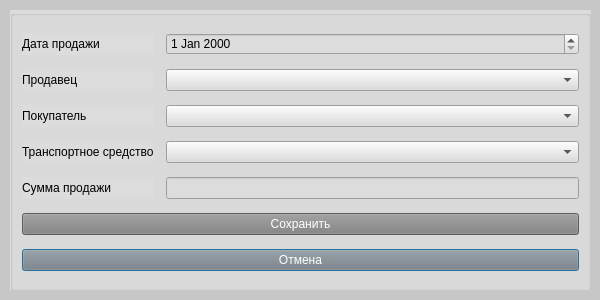
<?xml version="1.0" encoding="UTF-8"?>
<ui version="4.0">
 <class>SaleDialog</class>
 <widget class="QDialog" name="SaleDialog">
  <property name="geometry">
   <rect>
    <x>0</x>
    <y>0</y>
    <width>600</width>
    <height>300</height>
   </rect>
  </property>
  <property name="windowTitle">
   <string>Добавление продажи</string>
  </property>
  <property name="styleSheet">
   <string notr="true">background-color: rgb(199, 199, 199);
color: rgb(0, 0, 0);</string>
  </property>
  <widget class="QGroupBox" name="Group4">
   <property name="geometry">
    <rect>
     <x>10</x>
     <y>10</y>
     <width>581</width>
     <height>281</height>
    </rect>
   </property>
   <property name="styleSheet">
    <string notr="true">background-color: rgb(220, 220, 220);</string>
   </property>
   <layout class="QGridLayout" name="gridLayout">
    <item row="6" column="0">
     <widget class="QLabel" name="label_5">
      <property name="text">
       <string>Сумма продажи</string>
      </property>
     </widget>
    </item>
    <item row="8" column="0" colspan="3">
     <widget class="QPushButton" name="btnCancel">
      <property name="styleSheet">
       <string notr="true">background-color: rgb(128, 128, 128);
color: rgb(255, 255, 255);</string>
      </property>
      <property name="text">
       <string>Отмена</string>
      </property>
     </widget>
    </item>
    <item row="1" column="0">
     <widget class="QLabel" name="label_2">
      <property name="text">
       <string>Продавец</string>
      </property>
     </widget>
    </item>
    <item row="0" column="0">
     <widget class="QLabel" name="label">
      <property name="text">
       <string>Дата продажи</string>
      </property>
     </widget>
    </item>
    <item row="4" column="2">
     <widget class="QComboBox" name="cbCustomer"/>
    </item>
    <item row="0" column="2">
     <widget class="QDateEdit" name="dateEdit"/>
    </item>
    <item row="4" column="0">
     <widget class="QLabel" name="label_3">
      <property name="text">
       <string>Покупатель</string>
      </property>
     </widget>
    </item>
    <item row="7" column="0" colspan="3">
     <widget class="QPushButton" name="btnOk">
      <property name="styleSheet">
       <string notr="true">background-color: rgb(128, 128, 128);
color: rgb(255, 255, 255);</string>
      </property>
      <property name="text">
       <string>Сохранить</string>
      </property>
     </widget>
    </item>
    <item row="6" column="2">
     <widget class="QLineEdit" name="txtAmount"/>
    </item>
    <item row="5" column="2">
     <widget class="QComboBox" name="cbVehicle"/>
    </item>
    <item row="5" column="0">
     <widget class="QLabel" name="label_4">
      <property name="text">
       <string>Транспортное средство</string>
      </property>
     </widget>
    </item>
    <item row="1" column="2">
     <widget class="QComboBox" name="cmbDealer"/>
    </item>
   </layout>
  </widget>
 </widget>
 <resources/>
 <connections/>
</ui>
